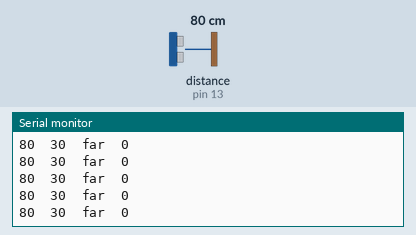
The sketch below on a simulated Arduino Uno, built with avr-gcc and run on an emulated ATmega328P. On the bench: the last lines printed to the serial monitor. Inputs (shaded band) come from the test bench; at power-on: distance to the obstacle (sensor on pin 13) 80 cm. The echo pulse lasts 58.3 µs per cm.

Above: at 12.1 s.
12.2 s: distance to the obstacle (sensor on pin 13) set to 27 cm
At 12.9 s:
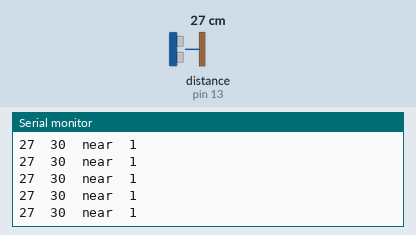
13.7 s: distance to the obstacle (sensor on pin 13) set to 33 cm
At 14.5 s:
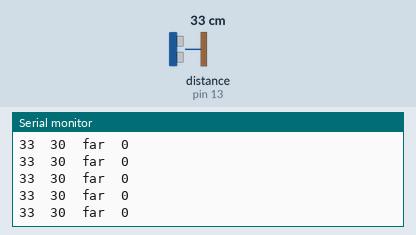

The sketch:

sonar-threshold.ino
```cpp
// File :: sonar-threshold
// tangible, steve daniels
// created 2019
// updated Oct 2021

// sonar threshold example


#include <Ultrasonic.h>

//Ultra sonic sensor pin definitions
int trigpin = 12;//appoint trigger pin
int echopin = 13;//appoint echo pin

Ultrasonic ultrasonic(trigpin,echopin); // create object

int currentDistance;
int distanceThreshold = 0;
int DISTANCE_STATE = 0;


void setup() {
  // put your setup code here, to run once:
  Serial.begin(9600);
}

void loop() {
   // GET DISTANCE READING
   int currentDistance = averageUltraSonic(5);   // average (X) readings
   Serial.print( currentDistance );
   Serial.print('\t');

   // DETERMINE THRESHOLD

    // use serial plotter
    // look at your sensor max and min, pick a value between that makes sense
    // change the 30 to the value you determine

   distanceThreshold = 30; // 30 is a start point -- it will be wrong
   Serial.print(distanceThreshold);
   Serial.print('\t');

  // THRESHOLD COMPARE -- is light above or below threshold
  if (currentDistance < distanceThreshold) {
    DISTANCE_STATE = 1;
    Serial.print("near"); // like grover on seasame street
  } else {
    DISTANCE_STATE = 0;
    Serial.print("far");
  }

  Serial.print('\t');
  Serial.print(DISTANCE_STATE);
  Serial.println();

}


// this function reads the distance 'howMany' times
// it then returns the average of those readings

int averageUltraSonic( int howMany ){
  long dist = 0;
  for (int i = 0; i < howMany; i++){
      dist += ultrasonic.read();
  }
  return dist = (int) dist / howMany;
}
```

Measured:
- the behaviour switches between 29 and 30 cm on distance to the obstacle (sensor on pin 13) (found by bisection; images 1 and 2)
- after the input at 12.2 s, the serial monitor: prints a new line at once (image 1)
- after the input at 13.7 s, the serial monitor: prints a new line after 0.06 s (image 2)
